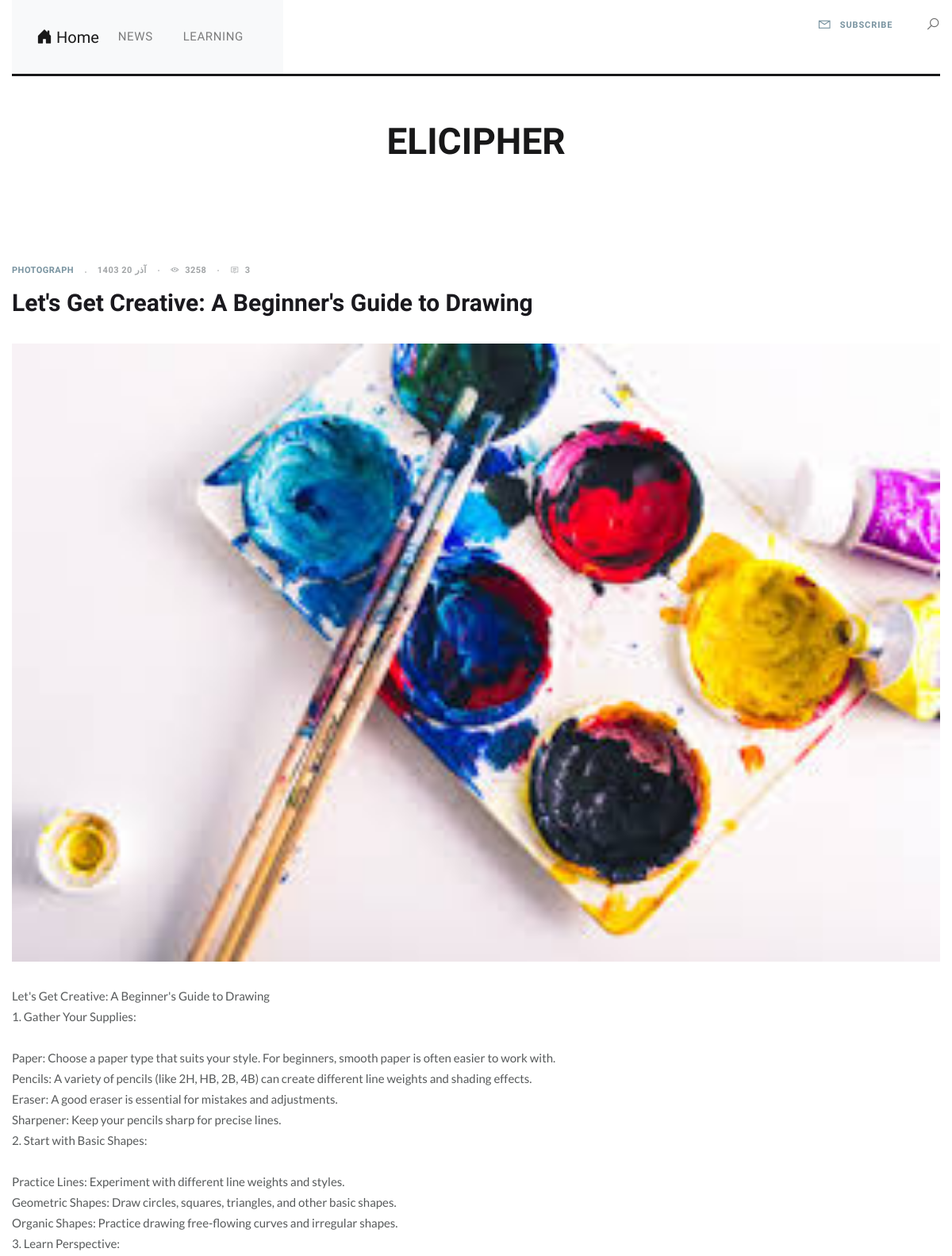
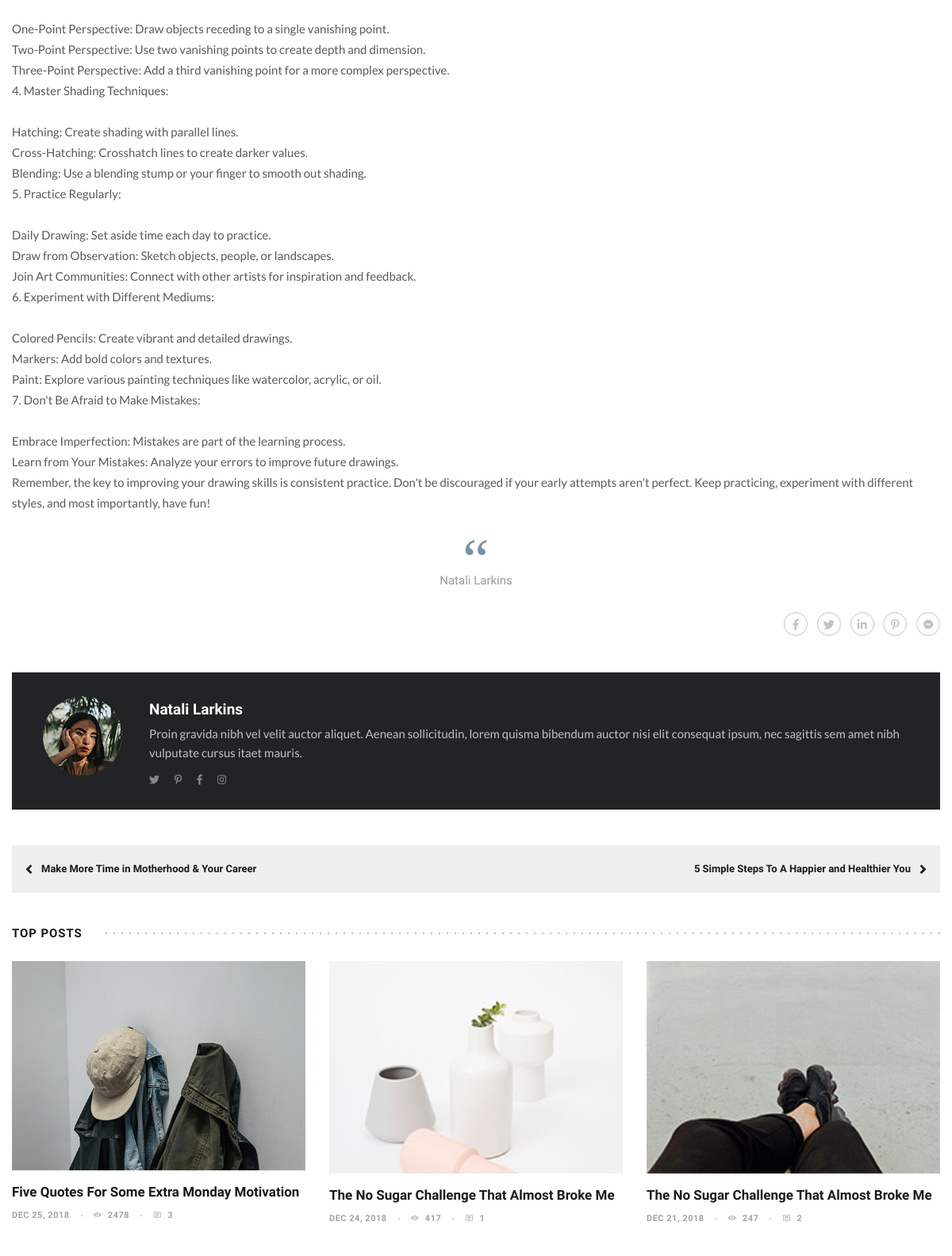
/article/lets-get-creative-a-beginners-guide-to-drawing/ (upper part), run on the app's committed database (2 pictures, top to bottom).
### home/models.py (models this page shows, shortened)
class Category(models.Model):
    Parent = models.ForeignKey('self' , default= None , null=True , blank= True , on_delete= models.SET_NULL , related_name="childeren" , verbose_name= "زیر دسته ")
    title = models.CharField(max_length=100 , verbose_name="عنوان دسته بندی")
    sluge = models.SlugField(max_length=100,unique=True , verbose_name= "آدرس دسته بندی")
    status = models.BooleanField(max_length=1  , verbose_name= "آيا نمایش داده شود؟")
    position = models.IntegerField(verbose_name= "پوزیشن")
    class Meta():
        verbose_name = "دسته بندی"
        verbose_name_plural = "دسته بندی ها"
        ordering = ['Parent__id','position']
    objects = CategoryManger()

class Article(models.Model):
    STATUS_CHOICES =(
        ('d' , 'پیش نویس'),
        ('p' , 'منتشر شده'),
    )
    title = models.CharField(max_length=100 , verbose_name="عنوان مقاله")
    sluge = models.SlugField(max_length=100,unique=True , verbose_name= "آدرس")
    description = models.TextField(verbose_name="محتوای مقاله")
    image = models.ImageField(upload_to="images", verbose_name= "تصویر مقاله")
    publish = models.DateTimeField(default=timezone.now , verbose_name= "زمان انتشار")
    created = models.DateField(auto_now_add=True)
    updated = models.DateField(auto_now=True)
    status = models.CharField(max_length=1 , choices=STATUS_CHOICES , verbose_name= "وضعیت")
    Category = models.ManyToManyField(Category , verbose_name= "دسته بندی", related_name= "Articles")
    class Meta():
        verbose_name = "مقاله"
        verbose_name_plural = "مقالات"
    def jpublish(self):
        return time_Converter(self.publish)
    objects = ArticleManger()

### home/views.py (the view)
# urls.py: path("article/<slug:slug>/",detail , name="detail"),
def detail(request , slug):
    context = {
      "Article" : get_object_or_404(Article.objects.Published() , sluge = slug),
    }
    return render(request , 'detail.html',context)

### extentions/jalali.py (called while the page is built)
    def persian_tuple(self):
        return self.persian_year, self.persian_month, self.persian_day

### extentions/utils.py (called while the page is built)
def time_Converter(time):
    mahhaye_shamsi = ['فروردین', 'اردیبهشت', 'خرداد', 'تیر', 'مرداد', 'شهریور', 'مهر', 'آبان', 'آذر', 'دی', 'بهمن', 'اسفند']
    time_to_str = "{},{},{}".format(time.year , time.month , time.day)
    time_to_tuple = jalali.Gregorian(time_to_str).persian_tuple()
    time_to_list = list(time_to_tuple)
    for index , mounth in enumerate(mahhaye_shamsi):
        if time_to_list[1] == index+1 :
            time_to_list[1] = mounth
            break
    output = "{} {} {}".format(
        time_to_list[0],
        time_to_list[1],
        time_to_list[2],
        time.hour,
        time.minute,
    )
    return output

### home/models.py (called while the page is built)
    def Published(self):
        return self.filter(status = 'p')

### home/templatetags/base_tags.py (called while the page is built)
@register.inclusion_tag("partials/category_navbar.html")
def Category_Navbar():
    return {"Category" : Category.objects.all()}

### home/templates/detail.html (shortened to what this page needs)
{% extends 'Base.html' %}
{% block details %}
		<section class="main-content p-80">
			<div class="container">
				<div class="row">
					<div class="col-lg-8 mr-50">
						<div class="single-page-content">
							<div class="standard-post">
								<div class="blog-item">
									<div class="blog-info">
										<ul class="meta">
											<li><a href="#" title="" class="post-category">Photograph</a></li>
											<li>{{Article.jpublish}}</li>
											<li><i class="la la-eye"></i>3258</li>
											<li><a href="#" title=""><i class="la la-comment-o"></i>3</a></li>
										</ul>
										<h3 class="post-title">{{Article.title}}</h3>
									</div>
									<div class="blog-img">
										<img src="{{Article.image.url}}" alt="">
									</div>
									<p>{{ Article.description | linebreaks }}</p>
									<blockquote>
										<span>Natali Larkins</span>
									</blockquote>
									<div class="post-catgs-links">
										<ul class="social-links">
											<li><a href="#" title=""><i class="fab fa-facebook-f"></i></a></li>
											<li><a href="#" title=""><i class="fab fa-twitter"></i></a></li>
											<li><a href="#" title=""><i class="fab fa-linkedin-in"></i></a></li>
											<li><a href="#" title=""><i class="fab fa-pinterest-p"></i></a></li>
											<li><a href="#" title=""><i class="fab fa-facebook-messenger"></i></a></li>
										</ul>
									</div>
									<div class="post-author-info">
										<div class="author-img">
											<img src="static/blog/images/resources/auth-img.png" alt="">
										</div>
										<div class="author-info">
											<h3><a href="#" title="">Natali Larkins</a></h3>
											<p>Proin gravida nibh vel velit auctor aliquet. Aenean sollicitudin, lorem quisma bibendum auctor nisi elit consequat ipsum, nec sagittis sem amet nibh vulputate cursus itaet mauris. </p>
											<ul class="social-links">
												<li><a href="#" title=""><i class="fab fa-twitter"></i></a></li>
												<li><a href="#" title=""><i class="fab fa-pinterest-p"></i></a></li>
												<li><a href="#" title=""><i class="fab fa-facebook-f"></i></a></li>
												<li><a href="#" title=""><i class="fab fa-instagram"></i></a></li>
											</ul>
										</div>
									</div>
									<div class="post-control">
										<ul>
											<li class="prev-p">
												<a href="#" title=""> <i class="fa fa-angle-left"></i>Make More Time in Motherhood & Your Career</a>
											</li>
											<li class="next-p">
												<a href="#" title=""><i class="fa fa-angle-right"></i>5 Simple Steps To A Happier and Healthier You</a>
											</li>
										</ul>
									</div>
								</div>
							</div>
							<div class="blog-section tp-pst">
								<div class="sec-title">
									<h3>Top Posts </h3>
								</div>
								<div class="blog-items">
									<div class="row">
										<div class="col-lg-4 col-md-4 col-sm-6 col-12">
											<div class="blog-item">
												<div class="blog-img">
													<img src="static/blog/images/resources/item9.jpg" alt="">
												</div>
												<div class="blog-info">
													<h3 class="post-title"><a href="standard-post.html" title="">Five Quotes For Some Extra Monday Motivation</a></h3>
													<ul class="meta">
														<li>Dec 25, 2018 </li>
														<li><i class="la la-eye"></i>2478</li>
														<li><a href="#" title=""><i class="la la-comment-o"></i>3</a></li>
													</ul>
												</div>
											</div>
										</div>
										<div class="col-lg-4 col-md-4 col-sm-6 col-12">
											<div class="blog-item">
												<div class="blog-img">
													<img src="static/blog/images/resources/item10.jpg" alt="">
												</div>
												<div class="blog-info">
													<h3 class="post-title"><a href="standard-post.html" title="">The No Sugar Challenge That Almost Broke Me</a></h3>
													<ul class="meta">
														<li>Dec 24, 2018 </li>
														<li><i class="la la-eye"></i>417</li>
														<li><a href="#" title=""><i class="la la-comment-o"></i>1</a></li>
													</ul>
												</div>
											</div>
										</div>
										<div class="col-lg-4 col-md-4 col-sm-6 col-12">
											<div class="blog-item">
												<div class="blog-img">
													<img src="static/blog/images/resources/item11.jpg" alt="">
												</div>
												<div class="blog-info">
													<h3 class="post-title"><a href="standard-post.html" title="">The No Sugar Challenge That Almost Broke Me</a></h3>
													<ul class="meta">
														<li>Dec 21, 2018 </li>
														<li><i class="la la-eye"></i>247</li>
														<li><a href="#" title=""><i class="la la-comment-o"></i>2</a></li>
													</ul>
												</div>
											</div>
										</div>
									</div>
								</div>
							</div>
						</div>
					</div>
				</div>
			</div>
		</section>
{% endblock %}

### home/templates/partials/category_navbar.html (shortened to what this page needs)
<nav class="navbar navbar-expand-lg navbar-light bg-light">
    <div class="container-fluid">
      <a class="navbar-brand" href="#">
        <i class="bi bi-house-door-fill"></i> Home
      </a>
      <div class="collapse navbar-collapse" id="navbarCategoryMenu">
        <ul class="navbar-nav">
          {% for category in Category %}
            {% if category.Parent == None %}
            <li class="nav-item dropdown">
              <a class="nav-link dropdown-toggle" href=""
                 role="button" data-bs-toggle="dropdown" aria-expanded="false">
                {{ category.title }}
              </a>
            </li>
            {% endif %}
          {% endfor %}
        </ul>
      </div>
    </div>
  </nav>

### home/static/blog/css/responsive.css (style rules this page uses)
@media (max-width: 1200px) { .container { max-width: 100%;padding: 0 15px; } }
@media (max-width: 1200px) { .blog-items.main .row .col-lg-8, .main-content > .container > .row > .col-lg-8 { max-width: 100%;margin: 0;padding: 0 8px; } }
@media (max-width: 1200px) { .blog-items.main .row, .main-content > .container > .row { margin: 0 -8px; } }
@media (max-width: 1200px) { .mr-50 { margin: 0 !important; } }

### home/static/blog/css/color.css (style rules this page uses)
.subscribe-btn, .subscribe-btn:hover, .blog-info .post-category, .sub-menu li a:hover { color: #77929f; }
.social-links li a:before, .social-links li a:after, .page-item.active .page-link, .page-item .page-link:hover, .cont-form-sec form input[type="submit"], .sub-menu li a:before, .blobs .blob-center, .blob { background-color: #77929f; }

### home/templates/Base.html (style rules this page uses)
.dropdown-toggle::after { display: none !important; }

### data on the page
Category: title "NEWS"
Category: title "LEARNING"
Article: jpublish "1403 آذر 20", title "Let's Get Creative: A Beginner's Guide to Drawing", image (picture), description "Let's Get Creative: A Beginner's Guide to Drawing 1. Gather Your Supplies: Paper: Choose a paper type that suits your style. For beginners, smooth paper is often easier to work with. Pencils: A variety of pencils (like 2H, HB, 2B, 4B) can create different line weights and shading effects. Eraser: A good eraser is essential for mistakes and adjustments. Sharpener: Keep your pencils sharp for precise lines. 2. Start with Basic Shapes: Practice Lines: Experiment with different line weights and styles. Geometric Shapes: Draw circles, squares, triangles, and other basic shapes. Organic Shapes: Practice drawing free-flowing curves and irregular shapes. 3. Learn Perspective: One-Point Perspective:…"
